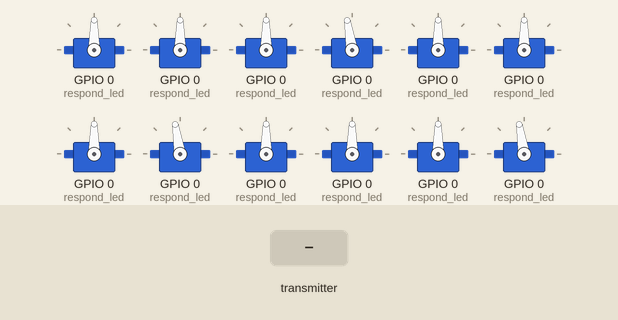
Recording of a sketch running on a simulated ESP32. On the bench: 12 × servo. Inputs (shaded band) come from the test bench. No radio packets arrive unless stated; what the sketch prints to the serial monitor is not drawn.

Above: at 1.2 s.
1.3 s: the transmitter starts sending args.1 = -100
At 1.76 s:
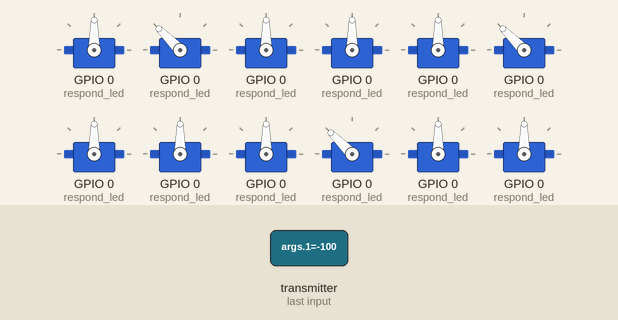
4.8 s: the transmitter starts sending args.2 = -100
At 6.26 s:
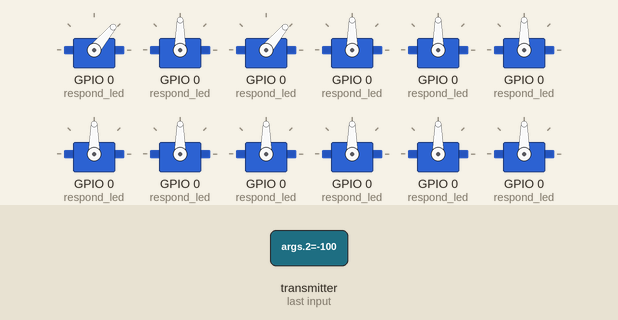
8.3 s: the transmitter starts sending args.3 = -100
At 10.1 s:
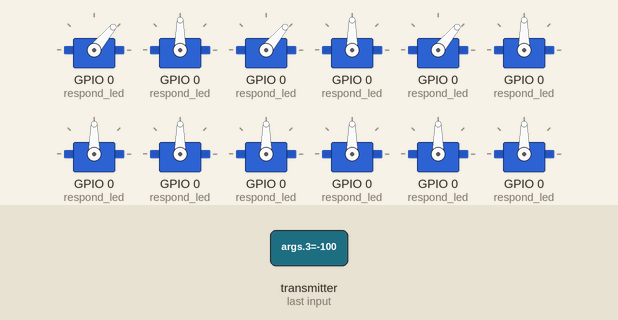
11.8 s: the transmitter starts sending args.4 = -100
15.6 s: the transmitter starts sending args.5 = -100
19.4 s: the transmitter starts sending args.1 = 0
At 20.06 s:
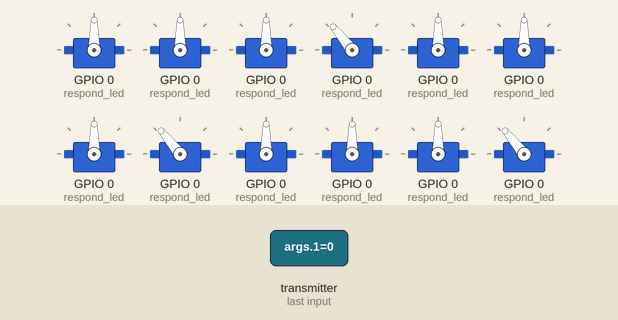
Timing chart, 0 to 24.2 s (numbered marks = the images above; inputs shaded):
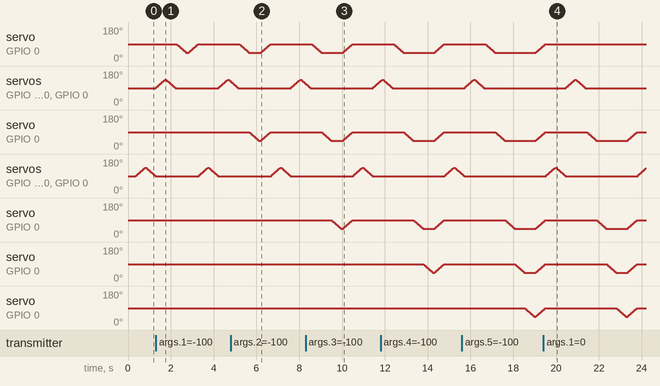

Measured:
- after the input at 19.4 s, servo on GPIO 0 (respond_led): goes on until 19.5 s, then stays 90°
- by itself, servo on GPIO 0 (respond_led), servo on GPIO 0 (respond_led), servo on GPIO 0 (respond_led): rises from 90° to 135° in 0.43 s, then falls to 90° in 0.47 s

The sketch:

control.ino
```cpp
#include "receiver.h"

void setup()
{
    Serial.begin(9600);

    log("Booting...");

    radio_setup();
    all_servo_startup();
    // all_touch_startup();
    all_led_startup();

    log("Boot Succesful");

    log("Running");
}

void loop()
{
    get_radio();
}
```

direction.cpp
```cpp
#include "direction.h"

/////////////////////////////////
/////////////////////////////////
// CODE
/////////////////////////////////
/////////////////////////////////


void up_legs(int gait_id)
{
    int *gait;
    if (gait_id==1)
    {gait = gait_A;}
    else if (gait_id ==2)
    {gait = gait_B;}
    else
    {return;}

    int size = side_size;

    int delta[size];
    fill_array_int(delta,size,femur_delta_angle);

    servo_move_to_touch(gait, size, 2, delta, global_speed, false);
}


void down_legs(int gait_id)
{
    int *gait;
    if (gait_id==1)
    {gait = gait_A;}
    else if (gait_id ==2)
    {gait = gait_B;}
    else
    {return;}

    int size = side_size;

    int delta[size];
    fill_array_int(delta,size,-femur_delta_angle);

    servo_move_to_touch(gait, size, 2, delta, global_speed, false);
}

bool isInArray(int arr[], int size, int target) {

    for (int i = 0; i < size; i++) {
        if (arr[i] == target) {
            return true;
        }
    }
    return false;
}

void move_legs(int rotation_type, bool reverse)
{
    // rotation type
    // 0 -- gA (default), gB (default)
    // 1 -- gA (inc), gB (dec)
    // 2 -- gA (dec), gB (dec)

    int *gait;
    gait = all_legs;

    int size = full_size;

    int delta_angle[size];
    fill_array_int(delta_angle,size,0);


    for (int i=0;i<size;i++)
    {
        bool check=isInArray(gait_A,side_size,i);
        if (reverse)
        {check=!check;}

        if (rotation_type == 0 )
        {
            delta_angle[i] = coxa_default_angle[i]-coxa_current_angle[i];
            continue;
        }
        else if (rotation_type == 2)
        {check=!check;}

        if (check)
        {
            delta_angle[i] = coxa_delta_angle;
        }
        else
        {
            delta_angle[i] = -coxa_delta_angle;
        }

    }

    servo_move_to_touch(gait, size, 1, delta_angle, global_speed, false);
}

void rotate_legs(int angle, int rotation_type)
{
    // rotation type
    // 0 -- gA (default), gB (default)
    // 1 -- gA (inc), gB (dec)
    // 2 -- gA (dec), gB (dec)

    int *gait;
    gait = all_legs;

    int size = full_size;

    int end_angle[size];
    fill_array_int(end_angle,size,0);


    for (int i=0;i<size;i++)
    {
        bool check=isInArray(side_A,side_size,i);

        if (rotation_type == 0 )
        {
            end_angle[i] = coxa_default_angle[i]-coxa_current_angle[i];
            continue;
        }
        else if (rotation_type == 2)
        {check=!check;}

        if (check)
        {
            end_angle[i] = range_int(angle,coxa_delta_angle,-coxa_delta_angle);
        }
        else
        {
            end_angle[i] = range_int(-angle,coxa_delta_angle,-coxa_delta_angle);
        }

    }

    servo_move_to_touch(gait, size, 1, end_angle, global_speed, false);
}


void move_base(bool move, bool reverse)
{
    int pos = gait_counter;

    if (pos == 1)
    {pos = 2;}
    else if (pos == 2)
    {pos = 1;}

    up_legs(pos);

    if (move)
    {move_legs(pos,reverse);}
    else
    {move_legs(0,reverse);}

    down_legs(pos);

    if (move)
    {gait_counter=pos;}
    else
    {gait_counter=0;}
}

void rotate_base(int angle, bool side)
{
    angle = stabilize_angle(angle);

    int d1=0;
    int d2=0;

    if(side)
    {d1=1;d2=2;}
    else
    {d1=2;d2=1;}

    up_legs(d1);
    rotate_legs(angle,d1);
    down_legs(d1);

    up_legs(d2);
    rotate_legs(angle,d2);
    down_legs(d2);
}


void base_height(int angle)
{
    angle = stabilize_angle(angle);

    int *gait;
    gait = all_legs;

    int size = full_size;

    int delta_angle[size];
    fill_array_int(delta_angle,size,range_int(angle,femur_delta_angle,-femur_delta_angle));

    servo_move_to_touch(gait, size, 2, delta_angle, global_speed, false);

    reset_default_angles();
}

void base_yaw(int angle)
{
    angle = stabilize_angle(angle);

    int *gait;
    gait = all_legs;

    int size = full_size;

    int delta_angle[size];
    fill_array_int(delta_angle,size,range_int(angle,coxa_delta_angle,-coxa_delta_angle));

    servo_move_to_touch(gait, size, 1, delta_angle, global_speed, false);

    reset_default_angles();
}

void base_roll(int angle, bool side)
{
    angle = stabilize_angle(angle);

    int *gait;
    gait = all_legs;

    int size = full_size;

    int delta_angle[size];
    fill_array_int(delta_angle,size,0);


    for (int i=0;i<size;i++)
    {
        bool check=isInArray(side_A,side_size,i);

        if (side)
        {check=!check;}

        if (check)
        {
            delta_angle[i] = range_int(-angle,femur_delta_angle,-femur_delta_angle);
        }
        else
        {
            delta_angle[i] = range_int(angle,femur_delta_angle,-femur_delta_angle);
        }

    }

    servo_move_to_touch(gait, size, 2, delta_angle, global_speed, false);

    reset_default_angles();
}

void base_pitch(int angle, bool side)
{
    angle = stabilize_angle(angle);

    int *gait;
    gait = all_legs;

    int size = full_size;

    int delta_angle[size];
    fill_array_int(delta_angle,size,0);

    for (int i=0;i<size;i++)
    {
        bool check=isInArray(front_legs,pair_size,i);

        bool is_middle = isInArray(middle_legs,pair_size,i);

        if (side)
        {check=!check;}

        if ((!is_middle) && check)
        {
            delta_angle[i] = range_int(-angle,femur_delta_angle,-femur_delta_angle);
        }
        else if (!is_middle)
        {
            delta_angle[i] = range_int(angle,femur_delta_angle,-femur_delta_angle);
        }

    }

    servo_move_to_touch(gait, size, 2, delta_angle, global_speed, false);

    reset_default_angles();
}

void org_reset()
{
    int size=full_size;

    int *gait;
    gait = all_legs;

    int delta1[size];
    fill_array_int(delta1,size,0);

    int delta2[size];
    fill_array_int(delta2,size,0);

    for(int i=0;i<size;i++)
    {
        delta1[i]=stabilize_angle(coxa_current_angle[i]-coxa_org_angle[i]);
        delta2[i]=stabilize_angle(femur_current_angle[i]-femur_org_angle[i]);
    }

    servo_move_to_touch(gait, size, 1, delta1, global_speed, false);
    servo_move_to_touch(gait, size, 2, delta2, global_speed, false);

    reset_default_angles();
}

void default_reset()
{
    int size=full_size;

    int *gait;
    gait = all_legs;

    int delta1[size];
    fill_array_int(delta1,size,0);

    int delta2[size];
    fill_array_int(delta2,size,0);

    for(int i=0;i<size;i++)
    {
        delta1[i]=stabilize_angle(coxa_current_angle[i]-coxa_default_angle[i]);
        delta2[i]=stabilize_angle(femur_current_angle[i]-femur_default_angle[i]);
    }

    servo_move_to_touch(gait, size, 1, delta1, global_speed, false);
    servo_move_to_touch(gait, size, 2, delta2, global_speed, false);

    reset_default_angles();
}

void reset_default_angles()
{
    int size = full_size;

    for(int i=0;i<size;i++)
    {
        coxa_default_angle[i]=coxa_current_angle[i];
        femur_default_angle[i]=femur_current_angle[i];
    }

    reset_delta_angles();
}

void reset_delta_angles()
{
    int size = full_size;

    int up = 0;
    int down = 0;

    int delta[size];
    fill_array_int(delta,size,0);


    for (int i = 0; i< size; i++)
    {
        up=coxa_max_angle[i]-coxa_default_angle[i];
        down=coxa_default_angle[i]-coxa_min_angle[i];

        delta[i]=minimum_int(up,down);
    }

    int delta_angle=delta[0];

    for(int i=0;i<size;i++)
    {
        if (delta[i]<delta_angle)
        {delta_angle=delta[i];}
    }

    coxa_delta_angle=delta_angle;

    //////////////////////

    for (int i = 0; i< size; i++)
    {
        up=femur_max_angle[i]-femur_default_angle[i];
        down=femur_default_angle[i]-femur_min_angle[i];

        delta[i]=minimum_int(up,down);
    }

    delta_angle=delta[0];

    for(int i=0;i<size;i++)
    {
        if (delta[i]<delta_angle)
        {delta_angle=delta[i];}
    }

    femur_delta_angle=delta_angle;
} 
```

direction.h
```cpp
/////////////////////////////////
/////////////////////////////////
/////////////////////////////////

#ifndef DIRECTION_H
#define DIRECTION_H

/////////////////////////////////
/////////////////////////////////
// HEADER FILE
/////////////////////////////////
/////////////////////////////////

#include "movement.h"

bool isInArray(int arr[], int size, int target);

void up_legs(int gait_id);
void down_legs(int gait_id);

void move_legs(int rotation_type, bool reverse);
void rotate_legs(int delta_angle, int rotation_type);

void move_base(bool stable, bool reverse);
void rotate_base(int angle, bool side);

void base_height(int angle);
void base_yaw(int angle);
void base_roll(int angle, bool side);
void base_pitch(int angle, bool side);

void org_reset();
void default_reset();

void reset_default_angles();
void reset_delta_angles();

/////////////////////////////////
/////////////////////////////////
/////////////////////////////////

#endif
```

movement.cpp
```cpp
#include "movement.h"

/////////////////////////////////
/////////////////////////////////
// CODE
/////////////////////////////////
/////////////////////////////////

int stabilize_angle(int angle)
{
    if (angle>0)
    {angle=angle%360;}

    if (angle<0)
    {angle=-((-angle)%360);}

    if (angle>180)
    {angle=-(360-angle);}

    if (angle<-180)
    {angle=(360+angle);}

    if (angle<0 || angle>180)
    {log("Incorect Angle sent for Stablizing");}
    // {log("Incorect Angle sent for Stablizing");angle = constrain(angle, 0, 180);}

    return angle;
}

void servo_setup(Servo &servo_obj, int servo_pin)
{
    servo_obj.attach(servo_pin);
}

void button_setup(int button_pin)
{
    // 5V to pin

    pinMode(button_pin, INPUT);
}

void all_servo_startup()
{
    int size=full_size;

    for(int i=0;i<size;i++)
    {
        servo_setup(coxa_servo_objects[i],coxa_servo_pin[i]);
        servo_setup(femur_servo_objects[i],femur_servo_pin[i]);
    }
}

void all_touch_startup()
{
    int size=full_size;

    for(int i=0;i<size;i++)
    {
        button_setup(foot_touch_pin[i]);
    }
}

void led_setup(int button_pin)
{

    pinMode(button_pin, OUTPUT);
}

void all_led_startup()
{
    led_setup(respond_led);
}

bool check_button(int button_pin)
{
    int press = digitalRead(button_pin);

    return press==HIGH;
}

void individual_servo(int leg_id, int leg_type, int delta, int speed)
{
    int leg[1]={leg_id};
    int delta_angles[1]={delta};

    servo_move_to_touch(leg,1,leg_type,delta_angles,speed,false);
}

int minimum_int(int a,int b)
{
    return (a<b)?a:b;
}

int maximum_int(int a,int b)
{
    return (a>b)?a:b;
}

int range_int(int a, int max, int min)
{
    if (a>max)
    {a=max;}
    if (a<min)
    {a=min;}

    return a;
}

void servo_move_to_touch(int leg_id[], int size, int leg_type, int delta[], int speed,bool until_touch)
{
    // gloabl_speed is in deg/sec

    int delay_value = int(1000 / speed);

    bool done[size];
    fill_array_bool(done,size,false);

    int step[size];
    fill_array_int(step,size,0);

    int pos[size];
    fill_array_int(pos,size,0);

    int end[size];
    fill_array_int(end,size,0);

    Servo* servo_obj[size];

    for (int i=0;i<size;i++)
    {
        int start_angle=0;
        int end_angle=0;

        if (leg_type==1)
        {
            servo_obj[i] = &coxa_servo_objects[leg_id[i]];
            start_angle = coxa_current_angle[leg_id[i]];
            end_angle = start_angle+delta[i];
            end_angle = range_int(end_angle,coxa_max_angle[leg_id[i]],coxa_min_angle[leg_id[i]]);
        }

        else if (leg_type==2)
        {
            servo_obj[i] = &femur_servo_objects[leg_id[i]];
            start_angle = femur_current_angle[leg_id[i]];
            end_angle = start_angle+delta[i];
            end_angle = range_int(end_angle,femur_max_angle[leg_id[i]],femur_min_angle[leg_id[i]]);
        }

        pos[i]=stabilize_angle(start_angle);
        end[i]=stabilize_angle(end_angle);


        if (start_angle < end[i])
        {
            step[i] = 1;
        }
        else if (start_angle > end[i])
        {
            step[i] = -1;
        }
    }

    bool all_done=false;

    while(!all_done)
    {

        for (int i=0;i<size;i++)
        {
            if (until_touch)
            {
                if (check_button(foot_touch_pin[leg_id[i]]))
                {
                    end[i]=pos[i];
                }
            }

            if (pos[i]==end[i])
            {
                done[i]=true;
            }
            else
            {
                pos[i]+=step[i];
            }

            servo_obj[i]->write(pos[i]);
        }

        delay(delay_value);

        all_done=true;
        for (int i=0;i<size;i++)
        {
            all_done=all_done && done[i];
        }
    }

    for (int i=0;i<size;i++)
    {
        if (leg_type==1)
        {
            coxa_current_angle[leg_id[i]]=pos[i];
        }

        else if (leg_type==2)
        {
            femur_current_angle[leg_id[i]]=pos[i];
        }
    }
}
```

movement.h
```cpp
/////////////////////////////////
/////////////////////////////////
/////////////////////////////////

#ifndef MOVEMENT_H
#define MOVEMENT_H

/////////////////////////////////
/////////////////////////////////
// HEADER FILE
/////////////////////////////////
/////////////////////////////////

#include "variable.h"

int stabilize_angle(int angle);

void servo_setup(Servo &servo_obj, int servo_pin);
void button_setup(int button_pin);
void led_setup(int button_pin);
bool check_button(int button_pin);

void all_servo_startup();
void all_touch_startup();
void all_led_startup();

int minimum_int(int a,int b);
int maximum_int(int a,int b);
int range_int(int a, int max, int min);

void individual_servo(int leg_id, int leg_type, int delta, int speed);
void servo_move_to_touch(int leg_id[], int size, int leg_type, int delta[], int speed,bool until_touch);

/////////////////////////////////
/////////////////////////////////
/////////////////////////////////

#endif
```

receiver.cpp
```cpp
#include "receiver.h"

/////////////////////////////////
/////////////////////////////////
// CODE
/////////////////////////////////
/////////////////////////////////

void radio_setup()
{
    radio.begin();
    radio.openReadingPipe(0, address);
    radio.setPALevel(RF24_PA_LOW);
    radio.startListening();
}

void get_radio()
{

    if (radio.available())
    {
        radio.read(&data_packet, sizeof(data_packet));
    }

    int packet_length=25;

    for (int i=0; i<packet_length;i++)
    {
        int command = i ;
        int arguments = data_packet.args[i];

        execute_command(command,arguments);
    }
}

void respond(int args)
{
    if (args==1)
    {
        digitalWrite(respond_led,HIGH);
        delay(2000);
        digitalWrite(respond_led,LOW);
    }
}

void execute_command(int command,int args)
{
    ////////////////
    // command and args chart
    ////////////////
    // 0  --> respond         -- true
    // 1  --> coxa_1_angle    -- angle
    // 2  --> coxa_2_angle    -- angle
    // 3  --> coxa_3_angle    -- angle
    // 4  --> coxa_4_angle    -- angle
    // 5  --> coxa_5_angle    -- angle
    // 6  --> coxa_6_angle    -- angle
    // 7  --> femur_1_angle   -- angle
    // 8  --> femur_2_angle   -- angle
    // 9  --> femur_3_angle   -- angle
    // 10 --> femur_4_angle   -- angle
    // 11 --> femur_5_angle   -- angle
    // 12 --> femur_6_angle   -- angle
    // 13 --> up_leg         -- gait_id
    // 14 --> down_leg       -- gait_id
    // 15 --> global_movement -- reverse
    // 16 --> global_rotate   -- side
    // 17 --> move_base      -- stable
    // 18 --> rotate_base    -- angle
    // 19 --> base_height    -- height
    // 20 --> base_yaw       -- angle
    // 21 --> base_roll      -- angle
    // 22 --> base_pitch     -- angle
    // 23 --> org_reset      -- true
    // 24 --> default_reset  -- true

    switch(command)
    {
        case 0:
            respond(args);
            break;

        case 1:
            individual_servo(0,1,args,global_speed);
            break;
        case 2:
            individual_servo(1,1,args,global_speed);
            break;
        case 3:
            individual_servo(2,1,args,global_speed);
            break;
        case 4:
            individual_servo(3,1,args,global_speed);
            break;
        case 5:
            individual_servo(4,1,args,global_speed);
            break;
        case 6:
            individual_servo(5,1,args,global_speed);
            break;

        case 7:
            individual_servo(0,2,args,global_speed);
            break;
        case 8:
            individual_servo(1,2,args,global_speed);
            break;
        case 9:
            individual_servo(2,2,args,global_speed);
            break;
        case 10:
            individual_servo(3,2,args,global_speed);
            break;
        case 11:
            individual_servo(4,2,args,global_speed);
            break;
        case 12:
            individual_servo(5,2,args,global_speed);
            break;

        case 13:
            up_legs(args);
            break;
        case 14:
            down_legs(args);
            break;

        case 15:
            if (args==0)
            {global_reverse=false;}
            if (args==1)
            {global_reverse=true;}
            break;
        case 16:
            if (args==0)
            {global_rotate_side=false;}
            if (args==1)
            {global_rotate_side=true;}
            break;

        case 17:
            if (args==0)
            {move_base(false,global_reverse);}
            if (args==1)
            {move_base(true,global_reverse);}
            break;

        case 18:
            rotate_base(args,global_rotate_side);
            break;

        case 19:
            base_height(args);
            break;
        case 20:
            base_yaw(args);
            break;
        case 21:
            base_roll(args,global_rotate_side);
            break;
        case 22:
            base_pitch(args,global_rotate_side);
            break;

        case 23:
            if (args==1)
            {org_reset();}
            break;

        case 24:
            if (args==1)
            {default_reset();}
            break;

        default:
            // handle unknown
            break;
    }

}
```

Source omitted: receiver.h (535 bytes), variable.cpp (1859 bytes), variable.h (1790 bytes)
